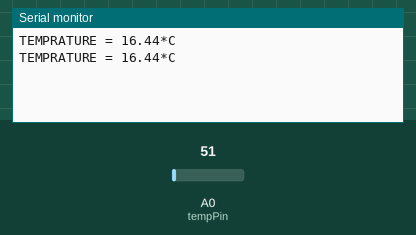
The sketch below on a simulated Arduino Uno, built with avr-gcc and run on an emulated ATmega328P. Shown: the last lines printed to the serial monitor. The test bench sets the inputs (shaded band); at power-on: A0 (tempPin) = 51.

Above: at 1.8 s.
1.9 s: A0 (tempPin) set to 61
At 2.8 s:
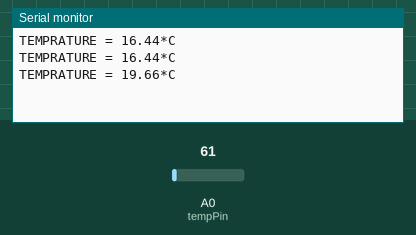
3.4 s: A0 (tempPin) set to 71
At 4.7 s:
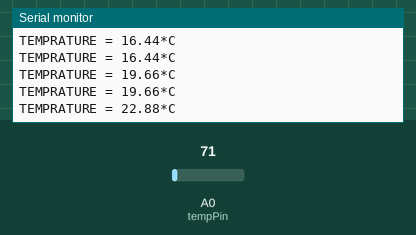
Timing chart, 0 to 6.4 s (numbered marks = the images above; inputs shaded):
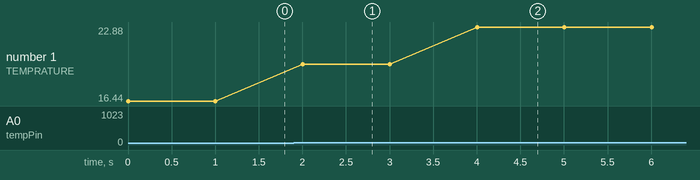

Measured:
- after the input at 1.9 s, the serial monitor: prints a new line after 0.10 s (image 1)
- after the input at 3.4 s, the serial monitor: prints a new line after 0.60 s (image 2)
- plotted number 1: 16.44 → 19.66 after the input at 1.9 s, 19.66 → 22.88 after the input at 3.4 s

The sketch:

tm35_temperature.ino
```cpp
#include <math.h>
#define tempPin 0

int val;

void setup()
{
  Serial.begin(9600);
}

void loop()
{
  val = analogRead(tempPin);
  float mv = (val/1024.0)*3300;
  float cel = mv/10;
  Serial.print("TEMPRATURE = ");
  Serial.print(cel);
  Serial.print("*C");
  Serial.println();

  delay(1000);
}
```
